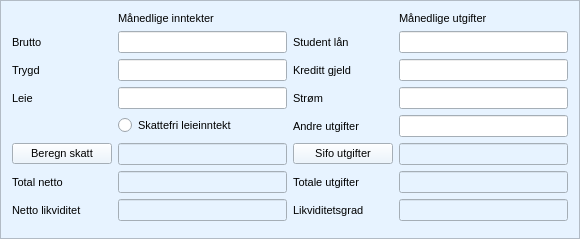
         <widget class="QFrame" name="frame_budsjett_info">
          <property name="minimumSize">
           <size>
            <width>580</width>
            <height>0</height>
           </size>
          </property>
          <property name="maximumSize">
           <size>
            <width>580</width>
            <height>16777215</height>
           </size>
          </property>
          <property name="palette">
           <palette>
            <active>
             <colorrole role="WindowText">
              <brush brushstyle="SolidPattern">
               <color alpha="255">
                <red>0</red>
                <green>0</green>
                <blue>0</blue>
               </color>
              </brush>
             </colorrole>
             <colorrole role="Button">
              <brush brushstyle="SolidPattern">
               <color alpha="255">
                <red>231</red>
                <green>243</green>
                <blue>255</blue>
               </color>
              </brush>
             </colorrole>
             <colorrole role="Light">
              <brush brushstyle="SolidPattern">
               <color alpha="255">
                <red>255</red>
                <green>255</green>
                <blue>255</blue>
               </color>
              </brush>
             </colorrole>
             <colorrole role="Midlight">
              <brush brushstyle="SolidPattern">
               <color alpha="255">
                <red>243</red>
                <green>249</green>
                <blue>255</blue>
               </color>
              </brush>
             </colorrole>
             <colorrole role="Dark">
              <brush brushstyle="SolidPattern">
               <color alpha="255">
                <red>115</red>
                <green>121</green>
                <blue>127</blue>
               </color>
              </brush>
             </colorrole>
             <colorrole role="Mid">
              <brush brushstyle="SolidPattern">
               <color alpha="255">
                <red>154</red>
                <green>162</green>
                <blue>170</blue>
               </color>
              </brush>
             </colorrole>
             <colorrole role="Text">
              <brush brushstyle="SolidPattern">
               <color alpha="255">
                <red>0</red>
                <green>0</green>
                <blue>0</blue>
               </color>
              </brush>
             </colorrole>
             <colorrole role="BrightText">
              <brush brushstyle="SolidPattern">
               <color alpha="255">
                <red>255</red>
                <green>255</green>
                <blue>255</blue>
               </color>
              </brush>
             </colorrole>
             <colorrole role="ButtonText">
              <brush brushstyle="SolidPattern">
               <color alpha="255">
                <red>0</red>
                <green>0</green>
                <blue>0</blue>
               </color>
              </brush>
             </colorrole>
             <colorrole role="Base">
              <brush brushstyle="SolidPattern">
               <color alpha="255">
                <red>255</red>
                <green>255</green>
                <blue>255</blue>
               </color>
              </brush>
             </colorrole>
             <colorrole role="Window">
              <brush brushstyle="SolidPattern">
               <color alpha="255">
                <red>231</red>
                <green>243</green>
                <blue>255</blue>
               </color>
              </brush>
             </colorrole>
             <colorrole role="Shadow">
              <brush brushstyle="SolidPattern">
               <color alpha="255">
                <red>0</red>
                <green>0</green>
                <blue>0</blue>
               </color>
              </brush>
             </colorrole>
             <colorrole role="AlternateBase">
              <brush brushstyle="SolidPattern">
               <color alpha="255">
                <red>243</red>
                <green>249</green>
                <blue>255</blue>
               </color>
              </brush>
             </colorrole>
             <colorrole role="ToolTipBase">
              <brush brushstyle="SolidPattern">
               <color alpha="255">
                <red>255</red>
                <green>255</green>
                <blue>220</blue>
               </color>
              </brush>
             </colorrole>
             <colorrole role="ToolTipText">
              <brush brushstyle="SolidPattern">
               <color alpha="255">
                <red>0</red>
                <green>0</green>
                <blue>0</blue>
               </color>
              </brush>
             </colorrole>
            </active>
            <inactive>
             <colorrole role="WindowText">
              <brush brushstyle="SolidPattern">
               <color alpha="255">
                <red>0</red>
                <green>0</green>
                <blue>0</blue>
               </color>
              </brush>
             </colorrole>
             <colorrole role="Button">
              <brush brushstyle="SolidPattern">
               <color alpha="255">
                <red>231</red>
                <green>243</green>
                <blue>255</blue>
               </color>
              </brush>
             </colorrole>
             <colorrole role="Light">
              <brush brushstyle="SolidPattern">
               <color alpha="255">
                <red>255</red>
                <green>255</green>
                <blue>255</blue>
               </color>
              </brush>
             </colorrole>
             <colorrole role="Midlight">
              <brush brushstyle="SolidPattern">
               <color alpha="255">
                <red>243</red>
                <green>249</green>
                <blue>255</blue>
               </color>
              </brush>
             </colorrole>
             <colorrole role="Dark">
              <brush brushstyle="SolidPattern">
               <color alpha="255">
                <red>115</red>
                <green>121</green>
                <blue>127</blue>
               </color>
              </brush>
             </colorrole>
             <colorrole role="Mid">
              <brush brushstyle="SolidPattern">
               <color alpha="255">
                <red>154</red>
                <green>162</green>
                <blue>170</blue>
               </color>
              </brush>
             </colorrole>
             <colorrole role="Text">
              <brush brushstyle="SolidPattern">
               <color alpha="255">
                <red>0</red>
                <green>0</green>
                <blue>0</blue>
               </color>
              </brush>
             </colorrole>
             <colorrole role="BrightText">
              <brush brushstyle="SolidPattern">
               <color alpha="255">
                <red>255</red>
                <green>255</green>
                <blue>255</blue>
               </color>
              </brush>
             </colorrole>
             <colorrole role="ButtonText">
              <brush brushstyle="SolidPattern">
               <color alpha="255">
                <red>0</red>
                <green>0</green>
                <blue>0</blue>
               </color>
              </brush>
             </colorrole>
             <colorrole role="Base">
              <brush brushstyle="SolidPattern">
               <color alpha="255">
                <red>255</red>
                <green>255</green>
                <blue>255</blue>
               </color>
              </brush>
             </colorrole>
             <colorrole role="Window">
              <brush brushstyle="SolidPattern">
               <color alpha="255">
                <red>231</red>
                <green>243</green>
                <blue>255</blue>
               </color>
              </brush>
             </colorrole>
             <colorrole role="Shadow">
              <brush brushstyle="SolidPattern">
               <color alpha="255">
                <red>0</red>
                <green>0</green>
                <blue>0</blue>
               </color>
              </brush>
             </colorrole>
             <colorrole role="AlternateBase">
              <brush brushstyle="SolidPattern">
               <color alpha="255">
                <red>243</red>
                <green>249</green>
                <blue>255</blue>
               </color>
              </brush>
             </colorrole>
             <colorrole role="ToolTipBase">
              <brush brushstyle="SolidPattern">
               <color alpha="255">
                <red>255</red>
                <green>255</green>
                <blue>220</blue>
               </color>
              </brush>
             </colorrole>
             <colorrole role="ToolTipText">
              <brush brushstyle="SolidPattern">
               <color alpha="255">
                <red>0</red>
                <green>0</green>
                <blue>0</blue>
               </color>
              </brush>
             </colorrole>
            </inactive>
            <disabled>
             <colorrole role="WindowText">
              <brush brushstyle="SolidPattern">
               <color alpha="255">
                <red>115</red>
                <green>121</green>
                <blue>127</blue>
               </color>
              </brush>
             </colorrole>
             <colorrole role="Button">
              <brush brushstyle="SolidPattern">
               <color alpha="255">
                <red>231</red>
                <green>243</green>
                <blue>255</blue>
               </color>
              </brush>
             </colorrole>
             <colorrole role="Light">
              <brush brushstyle="SolidPattern">
               <color alpha="255">
                <red>255</red>
                <green>255</green>
                <blue>255</blue>
               </color>
              </brush>
             </colorrole>
             <colorrole role="Midlight">
              <brush brushstyle="SolidPattern">
               <color alpha="255">
                <red>243</red>
                <green>249</green>
                <blue>255</blue>
               </color>
              </brush>
             </colorrole>
             <colorrole role="Dark">
              <brush brushstyle="SolidPattern">
               <color alpha="255">
                <red>115</red>
                <green>121</green>
                <blue>127</blue>
               </color>
              </brush>
             </colorrole>
             <colorrole role="Mid">
              <brush brushstyle="SolidPattern">
               <color alpha="255">
                <red>154</red>
                <green>162</green>
                <blue>170</blue>
               </color>
              </brush>
             </colorrole>
             <colorrole role="Text">
              <brush brushstyle="SolidPattern">
               <color alpha="255">
                <red>115</red>
                <green>121</green>
                <blue>127</blue>
               </color>
              </brush>
             </colorrole>
             <colorrole role="BrightText">
              <brush brushstyle="SolidPattern">
               <color alpha="255">
                <red>255</red>
                <green>255</green>
                <blue>255</blue>
               </color>
              </brush>
             </colorrole>
             <colorrole role="ButtonText">
              <brush brushstyle="SolidPattern">
               <color alpha="255">
                <red>115</red>
                <green>121</green>
                <blue>127</blue>
               </color>
              </brush>
             </colorrole>
             <colorrole role="Base">
              <brush brushstyle="SolidPattern">
               <color alpha="255">
                <red>231</red>
                <green>243</green>
                <blue>255</blue>
               </color>
              </brush>
             </colorrole>
             <colorrole role="Window">
              <brush brushstyle="SolidPattern">
               <color alpha="255">
                <red>231</red>
                <green>243</green>
                <blue>255</blue>
               </color>
              </brush>
             </colorrole>
             <colorrole role="Shadow">
              <brush brushstyle="SolidPattern">
               <color alpha="255">
                <red>0</red>
                <green>0</green>
                <blue>0</blue>
               </color>
              </brush>
             </colorrole>
             <colorrole role="AlternateBase">
              <brush brushstyle="SolidPattern">
               <color alpha="255">
                <red>231</red>
                <green>243</green>
                <blue>255</blue>
               </color>
              </brush>
             </colorrole>
             <colorrole role="ToolTipBase">
              <brush brushstyle="SolidPattern">
               <color alpha="255">
                <red>255</red>
                <green>255</green>
                <blue>220</blue>
               </color>
              </brush>
             </colorrole>
             <colorrole role="ToolTipText">
              <brush brushstyle="SolidPattern">
               <color alpha="255">
                <red>0</red>
                <green>0</green>
                <blue>0</blue>
               </color>
              </brush>
             </colorrole>
            </disabled>
           </palette>
          </property>
          <property name="font">
           <font>
            <family>Segoe UI</family>
            <pointsize>8</pointsize>
           </font>
          </property>
          <property name="autoFillBackground">
           <bool>true</bool>
          </property>
          <property name="frameShape">
           <enum>QFrame::StyledPanel</enum>
          </property>
          <property name="frameShadow">
           <enum>QFrame::Plain</enum>
          </property>
          <layout class="QGridLayout" name="gridLayout_3">
           <item row="1" column="2">
            <widget class="QLabel" name="label_student_lan">
             <property name="minimumSize">
              <size>
               <width>100</width>
               <height>0</height>
              </size>
             </property>
             <property name="text">
              <string>Student lån</string>
             </property>
             <property name="buddy">
              <cstring>line_edit_student_lan</cstring>
             </property>
            </widget>
           </item>
           <item row="14" column="2">
            <widget class="QLabel" name="label_totale_utgifter">
             <property name="text">
              <string>Totale utgifter</string>
             </property>
             <property name="buddy">
              <cstring>line_edit_totale_utgifter</cstring>
             </property>
            </widget>
           </item>
           <item row="14" column="1">
            <widget class="QLineEdit" name="line_edit_total_netto">
             <property name="enabled">
              <bool>false</bool>
             </property>
             <property name="clearButtonEnabled">
              <bool>true</bool>
             </property>
            </widget>
           </item>
           <item row="14" column="3">
            <widget class="QLineEdit" name="line_edit_totale_utgifter">
             <property name="enabled">
              <bool>false</bool>
             </property>
             <property name="clearButtonEnabled">
              <bool>true</bool>
             </property>
            </widget>
           </item>
           <item row="12" column="3">
            <widget class="QLineEdit" name="line_edit_sifo_utgifter">
             <property name="enabled">
              <bool>false</bool>
             </property>
             <property name="clearButtonEnabled">
              <bool>true</bool>
             </property>
            </widget>
           </item>
           <item row="2" column="0">
            <widget class="QLabel" name="label_trygde_inntekt">
             <property name="text">
              <string>Trygd</string>
             </property>
             <property name="buddy">
              <cstring>line_edit_trygde_inntekt</cstring>
             </property>
            </widget>
           </item>
           <item row="15" column="0">
            <widget class="QLabel" name="label_netto_likviditet">
             <property name="text">
              <string>Netto likviditet</string>
             </property>
             <property name="buddy">
              <cstring>line_edit_netto_likviditet</cstring>
             </property>
            </widget>
           </item>
           <item row="1" column="3">
            <widget class="QLineEdit" name="line_edit_student_lan">
             <property name="minimumSize">
              <size>
               <width>140</width>
               <height>0</height>
              </size>
             </property>
             <property name="clearButtonEnabled">
              <bool>true</bool>
             </property>
            </widget>
           </item>
           <item row="15" column="3">
            <widget class="QLineEdit" name="line_edit_likviditetsgrad">
             <property name="enabled">
              <bool>false</bool>
             </property>
            </widget>
           </item>
           <item row="14" column="0">
            <widget class="QLabel" name="label_total_netto">
             <property name="text">
              <string>Total netto</string>
             </property>
             <property name="alignment">
              <set>Qt::AlignLeading|Qt::AlignLeft|Qt::AlignVCenter</set>
             </property>
             <property name="buddy">
              <cstring>line_edit_total_netto</cstring>
             </property>
            </widget>
           </item>
           <item row="2" column="3">
            <widget class="QLineEdit" name="line_edit_kreditt_gjeld">
             <property name="clearButtonEnabled">
              <bool>true</bool>
             </property>
            </widget>
           </item>
           <item row="12" column="1">
            <widget class="QLineEdit" name="line_edit_total_skatt">
             <property name="enabled">
              <bool>false</bool>
             </property>
             <property name="clearButtonEnabled">
              <bool>true</bool>
             </property>
            </widget>
           </item>
           <item row="1" column="1">
            <widget class="QLineEdit" name="line_edit_brutto_inntekt">
             <property name="minimumSize">
              <size>
               <width>140</width>
               <height>0</height>
              </size>
             </property>
             <property name="clearButtonEnabled">
              <bool>true</bool>
             </property>
            </widget>
           </item>
           <item row="1" column="0">
            <widget class="QLabel" name="label_brutto_inntekter">
             <property name="minimumSize">
              <size>
               <width>100</width>
               <height>0</height>
              </size>
             </property>
             <property name="text">
              <string>Brutto</string>
             </property>
             <property name="buddy">
              <cstring>line_edit_brutto_inntekt</cstring>
             </property>
            </widget>
           </item>
           <item row="15" column="2">
            <widget class="QLabel" name="label_likviditetsgrad">
             <property name="text">
              <string>Likviditetsgrad</string>
             </property>
             <property name="buddy">
              <cstring>line_edit_likviditetsgrad</cstring>
             </property>
            </widget>
           </item>
           <item row="2" column="2">
            <widget class="QLabel" name="label_kreditt_gjeld">
             <property name="text">
              <string>Kreditt gjeld</string>
             </property>
             <property name="buddy">
              <cstring>line_edit_kreditt_gjeld</cstring>
             </property>
            </widget>
           </item>
           <item row="2" column="1">
            <widget class="QLineEdit" name="line_edit_trygde_inntekt">
             <property name="clearButtonEnabled">
              <bool>true</bool>
             </property>
            </widget>
           </item>
           <item row="3" column="3">
            <widget class="QLineEdit" name="line_edit_strom">
             <property name="clearButtonEnabled">
              <bool>true</bool>
             </property>
            </widget>
           </item>
           <item row="4" column="2">
            <widget class="QLabel" name="label_andre_utgifter">
             <property name="text">
              <string>Andre utgifter</string>
             </property>
             <property name="buddy">
              <cstring>line_edit_andre_utgifter</cstring>
             </property>
            </widget>
           </item>
           <item row="12" column="0">
            <widget class="QPushButton" name="push_button_skatt">
             <property name="text">
              <string>Beregn skatt</string>
             </property>
            </widget>
           </item>
           <item row="3" column="2">
            <widget class="QLabel" name="label_strom">
             <property name="text">
              <string>Strøm</string>
             </property>
             <property name="buddy">
              <cstring>line_edit_strom</cstring>
             </property>
            </widget>
           </item>
           <item row="4" column="3">
            <widget class="QLineEdit" name="line_edit_andre_utgifter">
             <property name="clearButtonEnabled">
              <bool>true</bool>
             </property>
            </widget>
           </item>
           <item row="3" column="0">
            <widget class="QLabel" name="label_leieinntekt">
             <property name="text">
              <string>Leie</string>
             </property>
             <property name="buddy">
              <cstring>line_edit_leieinntekt</cstring>
             </property>
            </widget>
           </item>
           <item row="3" column="1">
            <widget class="QLineEdit" name="line_edit_leieinntekt">
             <property name="clearButtonEnabled">
              <bool>true</bool>
             </property>
            </widget>
           </item>
           <item row="12" column="2">
            <widget class="QPushButton" name="push_button_sifo_utgifter">
             <property name="text">
              <string>Sifo utgifter</string>
             </property>
            </widget>
           </item>
           <item row="4" column="1">
            <widget class="QRadioButton" name="radio_button_skattefrie_inntekt">
             <property name="text">
              <string>Skattefri leieinntekt</string>
             </property>
            </widget>
           </item>
           <item row="15" column="1">
            <widget class="QLineEdit" name="line_edit_netto_likviditet">
             <property name="enabled">
              <bool>false</bool>
             </property>
             <property name="clearButtonEnabled">
              <bool>true</bool>
             </property>
            </widget>
           </item>
           <item row="16" column="0">
            <widget class="QFrame" name="frame_budsjett_white_space">
             <property name="frameShape">
              <enum>QFrame::StyledPanel</enum>
             </property>
             <property name="frameShadow">
              <enum>QFrame::Raised</enum>
             </property>
            </widget>
           </item>
           <item row="0" column="1">
            <widget class="QLabel" name="label_manedlige_inntekter">
             <property name="maximumSize">
              <size>
               <width>16777215</width>
               <height>20</height>
              </size>
             </property>
             <property name="text">
              <string>Månedlige inntekter</string>
             </property>
            </widget>
           </item>
           <item row="0" column="3">
            <widget class="QLabel" name="label_manedlige_utgifter">
             <property name="maximumSize">
              <size>
               <width>16777215</width>
               <height>20</height>
              </size>
             </property>
             <property name="text">
              <string>Månedlige utgifter</string>
             </property>
            </widget>
           </item>
          </layout>
         </widget>
